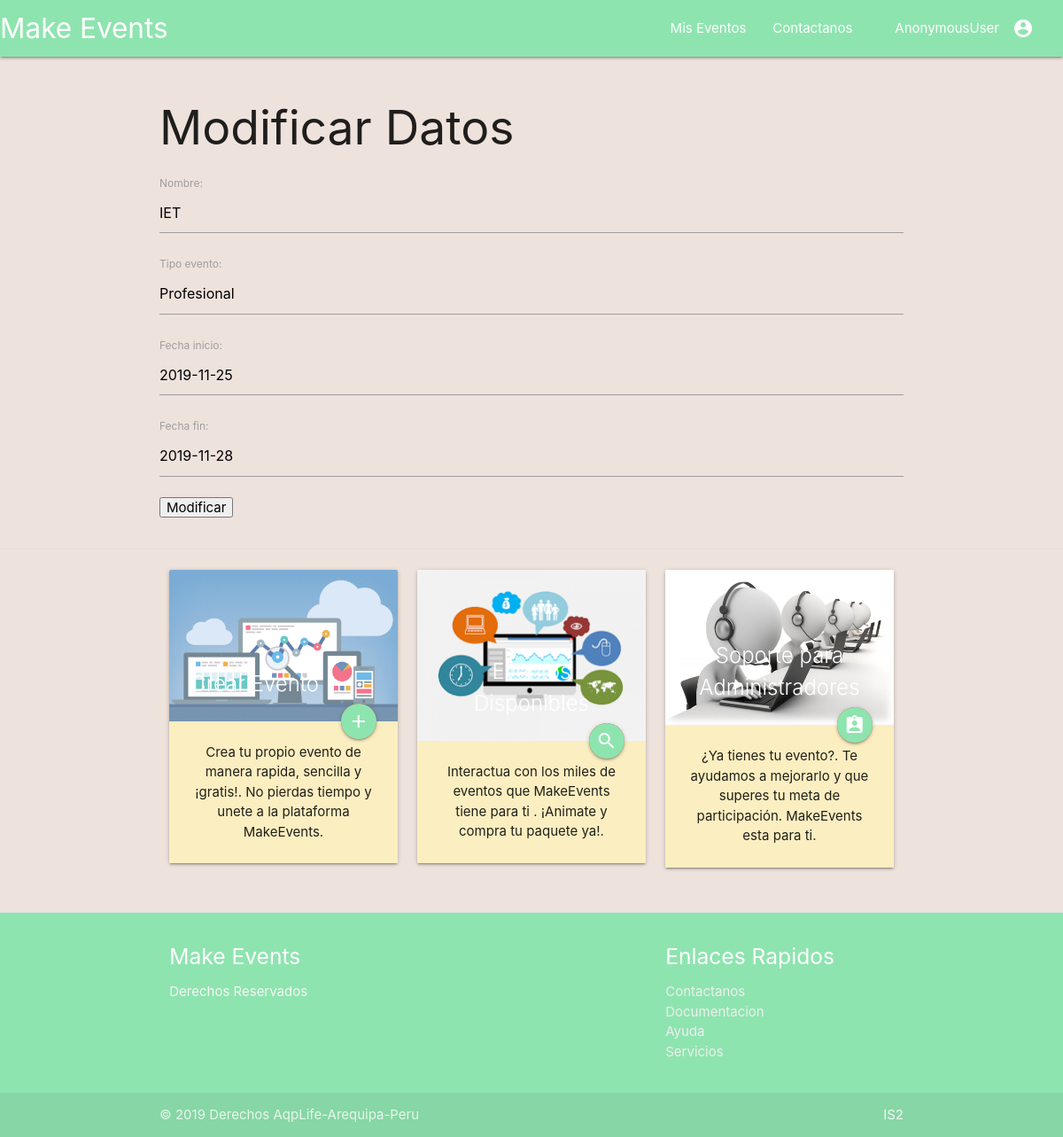
The page /eventos/2/modificar_evento on the database its author committed.
### eventos/models.py (models this page shows, shortened)
class Evento(models.Model):
	nombre				=models.CharField(unique=True,max_length=30)
	tipo_evento			=models.CharField(max_length=20)
	fecha_inicio		=models.DateField(default=date.today)
	fecha_fin			=models.DateField(default=date.today)

### eventos/views_modulo_configuracion.py (the view, shortened to what this page needs)
# urls.py: path('<int:evento_id>/modificar_evento',views.ModificarEventoDetailView.as_view(),name='modificar_evento'),
class ModificarEventoDetailView(DetailView):
    template_name        ='eventos/modificar_evento.html'
    context             ={
    }
    def get(self, request, *args, **kwargs):
        evento_tmp         =get_object_or_404(Evento,id=self.kwargs.get("evento_id"))
        form             =ModificarEventoForm(request.POST or None, instance=evento_tmp)
        self.context['form']                =form
        return render(request, self.template_name,self.context )

### eventos/forms.py
class ModificarEventoForm(forms.ModelForm):
	class Meta:
		model=Evento
		fields=[
			'nombre',
			'tipo_evento',
			'fecha_inicio',
			'fecha_fin'
		]
		widgets={
			'nombre':forms.TextInput(attrs={'class':'input'}),
			'tipo_evento':forms.TextInput(attrs={'class':'input'}),
			'fecha_inicio':forms.TextInput(attrs={'type':'text','class':'datepicker'}),
			'fecha_fin':forms.TextInput(attrs={'type':'text','class':'datepicker'})
		}

### eventos/templates/eventos/modificar_evento.html (shortened to what this page needs)
{%extends 'eventos/index.html'%}
{%block section_1%}
	<div class="section container row">
		<h2> Modificar Datos </h2>
				<form action="" method="post">
		    {{ form.as_p }}
		    <input type="submit" value="Modificar">
		</form>
	</div>
{%endblock%}

### eventos/static/eventos/style.css (style rules this page uses)
body { background-color: #eee2DC; }

### rows shown on the page
Evento: nombre "IET", tipo_evento "Profesional", fecha_inicio "2019-11-25", fecha_fin "2019-11-28"

### other values the page prints
{{ user }} "AnonymousUser"
